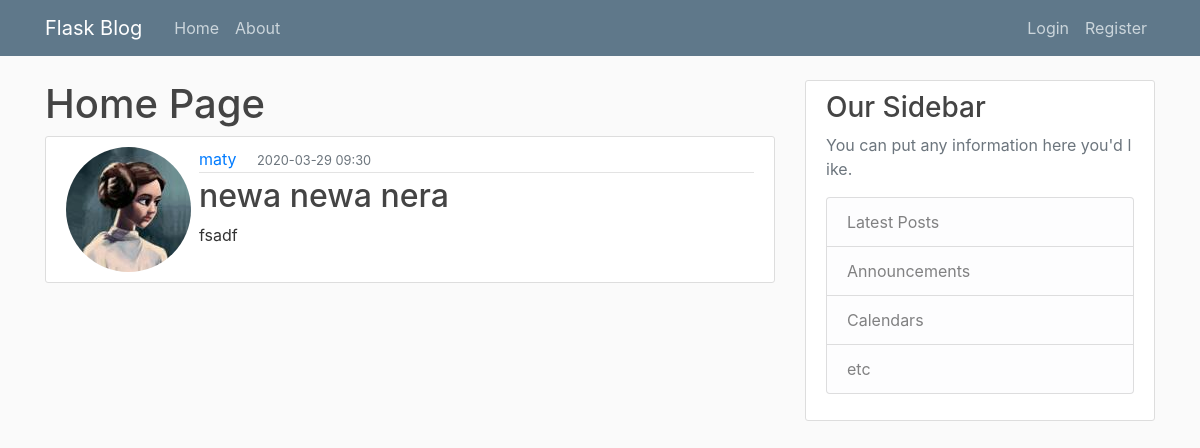
/post/15, run on the app's committed database.
### flaskblog/models.py (models this page shows, shortened)
class User(db.Model, UserMixin):
    id = db.Column(db.Integer, primary_key=True)
    username = db.Column(db.String(20), unique=True, nullable=False)
    email = db.Column(db.String(120), unique=True, nullable=False)
    image_file = db.Column(db.String(20), nullable=False,
                           default='default.jpeg')
    password = db.Column(db.String(60), nullable=False)
    posts = db.relationship('Post', backref='author', lazy=True)

class Post(db.Model):
    id = db.Column(db.Integer, primary_key=True)
    title = db.Column(db.String(100), nullable=False)
    date_posted = db.Column(db.DateTime, nullable=False, default=dt.utcnow)
    content = db.Column(db.Text, nullable=False)
    user_id = db.Column(db.Integer, db.ForeignKey('user.id'), nullable=False)

### flaskblog/posts/routes.py (the view)
@posts.route('/post/<int:post_id>')
def post(post_id):
    post = Post.query.get_or_404(post_id)
    return render_template('post.html', title=post.title, post=post)

### flaskblog/templates/post.html (shortened to what this page needs)
{% extends 'layout.html' %} {% block content %}
<h1>Home Page</h1>
<article class="media content-section">
    <img class="rounded-circle article-image" src="{{ url_for('static', filename='profile_pics/' + post.author.image_file) }}">
    <div class="media-body ml-2">
        <div class="article-metadata">
            <a class="mr-3" href="{{ url_for('users.user_posts', username=post.author.username) }}">{{ post.author.username }}</a>
            <small class="text-muted">{{ post.date_posted.strftime('%Y-%m-%d %H:%M') }}</small>
        </div>
        <h2 class="article-title">{{ post.title }}</h2>
        <p class="article-content">{{ post.content }}</p>
    </div>
</article>
{% endblock content %}

### flaskblog/static/main.css (style rules this page uses)
body { background: #fafafa; color: #333333; margin-top: 5rem; }
h1, h2, h3, h4, h5, h6 { color: #444444; }
p { word-break: break-all; }
.content-section { background: #ffffff; padding: 10px 20px; border: 1px solid #dddddd; border-radius: 3px; margin-bottom: 20px; }
.article-title { color: #444444; }
.article-content { white-space: pre-line; }
.article-metadata { padding-bottom: 1px; margin-bottom: 4px; border-bottom: 1px solid #e3e3e3; }

### data on the page
User: image_file (picture), author.username "maty"
Post: date_posted "2020-03-29 09:30", title "newa newa nera", content "fsadf"
